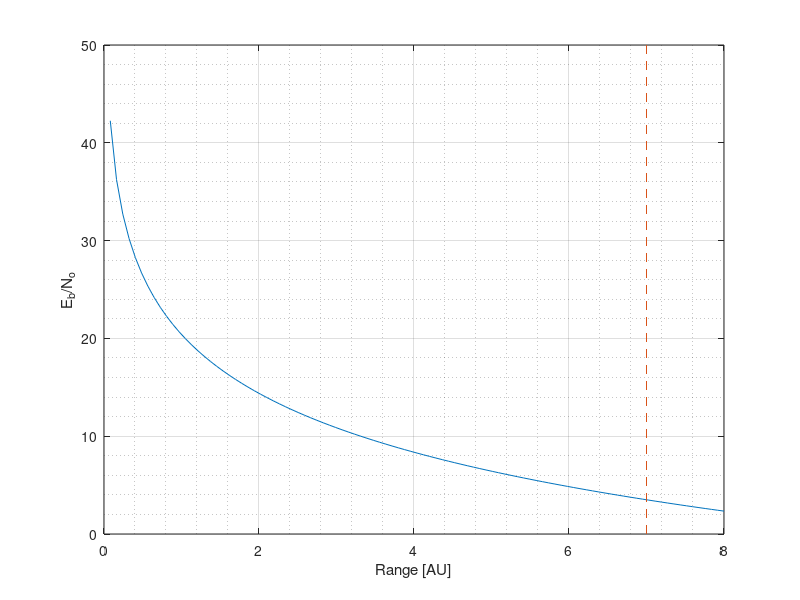

MATLAB code for this plot: (Note: this script raises an error after producing the figure.)
% Script to calculate the total power requirements for sailcraft
% Tanmay Ubgade 220321

%% housekeeping
clear
clc
close all

%% Constants

k = 1.38*10^-20; % Boltzmann constant
T_S = 28.5; % System equivalent noise temperature in K
N0 = k*T_S; % Noise spectral density
c = 299792458; % Speed of light
AU = 1495978.70691; % AU to km conversion

%% Base parameters

% Signal
%lambda = 3.75e-2; % Wavelength in m (X-band is 3.75 - 2.4 cm)
freq = 8.4*10^9; % 8.4 GHZ 
lambda = c/freq;
% Distance
r = 7*AU*10^3; % distance of sailcraft from Earth
A = 4*pi*r^2; % Area of sphere

% Transmitter

P_T = 4; % Power transmitted
%G_T = 4*pi*A_T/lambda^2; % Gain of transmitting antenna
G_T = 6.5*10^4; % Voyager gain at Jupiter
A_T = G_T*(lambda^2)/(4*pi);

% Receiver

rho = P_T*G_T/A; % Power flux density at receiver
mu = 0.9; % Receiving antenna efficiency
%A_R = 1; % Area of receiving antenna 
%P_R = rho*mu*A_R; % Received signal
%G_R = 4*pi*A_R/lambda^2; % Receiving antenna gain
SNR = 5.48*10^5; %SNR for voyager at 8.4GHZ, SNR = P_R/(L * N0)
L = 0.7; % Approximate total loss
P_R = SNR*L*N0;
A_R = P_R/rho;
G_R = 4*pi*A_R/lambda^2;

RT_ratio = G_T*G_R*(lambda^2)/(4*pi*r)^2;
P_TTC = P_R/RT_ratio;

%% C&DH

P_CDH = 0.4;

%% Link Design Equation
% EIRP = P + L_l + G_t

P_db = 10*log10(4);
L_l = -1; % in dB
G_t = 44.3 - 10*log10(74^2);
EIRP = P_db + L_l + G_t;

% Changing data rate
%datarate = 1:1:2048; % in bps

% Changing range 
r = linspace(0,8)*AU*1000;
datarate = 1024;


L_s = 147.55 - 20*log10(r)-20*log10(freq);
L_alp = 4*10^-2; % in dB taken from fig 13.10 in SMAD
G_r = -159.59 + 20*log10(35) + 20*log10(freq) + 10*log(0.663); % DSN antenna radius is 35m
T_s = 135; % 135 downlink, 614 uplink



EbNo = EIRP + L_s + L_alp + G_r + 228.6 - 10*log10(T_s) - 10*log10(datarate);

%{
fig1 = figure(1);
hold on 
plot(datarate,EbNo)
plot([1024,1024],[0,45],'--')
xlabel('Data Rate [bps]')
ylabel('{E_b}/{N_o}')
box on
grid on
grid minor
ylim([min(EbNo) 35])
xticks([0 512 1024 1024+512 2048])
hold off

fig1.Units = 'inches';
fig1.Position(3) = 2.8;
fig1.Position(4) = 2.8;
set(fig1.Children, 'FontName', 'Arial', 'FontSize', 11);
legend('{E_b}/{N_o}','1024 bps','Location','Northwest','FontSize', 8)
%print('LinkDesignDataRate', '-depsc')
%}

%
fig1 = figure(1);
hold on
plot(r/(1000*AU),EbNo)
plot([7,7],[0,55],'--')
hold off
xlabel('Range [AU]')
ylabel('{E_b}/{N_o}')
xlim([0 8])
ylim([0 50])
box on
grid on
grid minor
fig1.Units = 'inches';
fig1.Position(3) = 2.8;
fig1.Position(4) = 2.8;
set(fig1.Children, 'FontName', 'Arial', 'FontSize', 11);
legend('{E_b}/{N_o}','7 AU limit','Location','Northwest','FontSize', 8)
print('LinkDesignRange', '-depsc')

%}


% boltzmann constant in dB scale = 228.6

%% Solar Panel Sizing

% CubeSat Panel assumptions
P_req = 5; % in W
P_sa = P_req/0.8;

% 19-20 years in Space

% Efficiencies: Si = 14.8%, GaAs = 18.5%, Multijunction = 22%
I_Earth = 1367; %W/m^2
I_limit = I_Earth/(2^2); % intensity at 8 AU, inverse square law

P0_SI = 0.148*I_limit;
P0_GaAs = 0.185*I_limit;
P0_mult = 0.22*I_limit;
P0 = [P0_SI, P0_GaAs,P0_mult]
P_BOL = P0*0.77*cosd(60); % Inherent degredation = 0.77
P_EOL = P_BOL.*(1 - [0.0375, 0.0275, 0.005]).^20;

area_sa = 1./(P_EOL./P_sa)
mass_sa1 = 0.04*P0